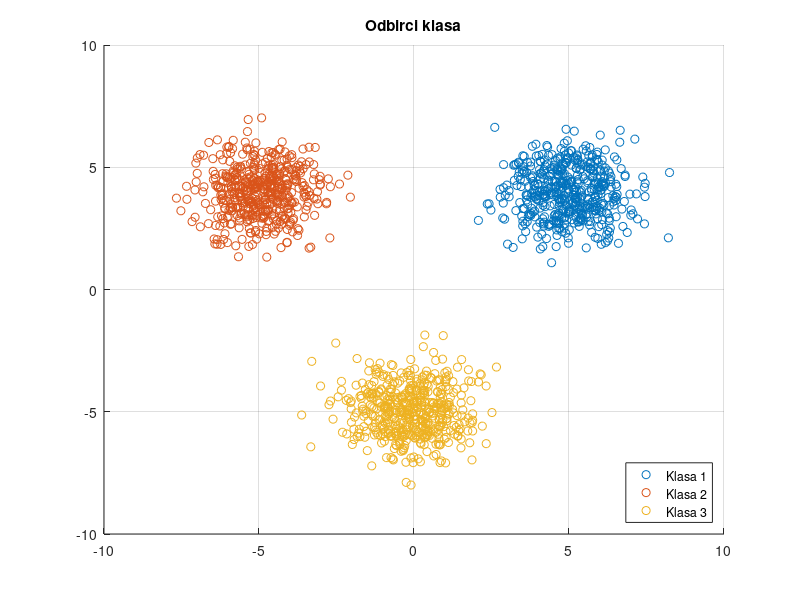

MATLAB code to generate this figure: (Note: this script raises an error after producing the figure.)
%% Task 3.1b - Wanted output method

clear;
close all;
clc;

rng(100);

%% Generating samples

N = 500;

M1 = [5; 4];
M2 = [-5; 4];
M3 = [0; -5];

S1 = eye(2, 2);
S2 = eye(2, 2);
S3 = eye(2, 2);

X1 = mvnrnd(M1, S1, N)';
X2 = mvnrnd(M2, S2, N)';
X3 = mvnrnd(M3, S3, N)';

figure
hold all
scatter(X1(1, :), X1(2, :), 'r*')
scatter(X2(1, :), X2(2, :), 'g*')
scatter(X3(1, :), X3(2, :), 'b*')
legend('Klasa 1', 'Klasa 2', 'Klasa 3', 'Location', 'southeast')
title('Odbirci klasa')
grid on
hold off

%% Wanted output method

gain1 = 1;
gain2 = 1;
gain3 = 1;

[V_12, v0_12] = wanted_output(X1, X2, gain1, gain2);
[V_23, v0_23] = wanted_output(X2, X3, gain2, gain3);
[V_31, v0_31] = wanted_output(X1, X3, gain1, gain3);

x = linspace(-8, 8, 1000);
y1 = -(V_12(1)*x + v0_12)/V_12(2);
y2 = -(V_23(1)*x + v0_23)/V_23(2);
y3 = -(V_31(1)*x + v0_31)/V_31(2);

figure
hold all
scatter(X1(1, :), X1(2, :), 'r*')
scatter(X2(1, :), X2(2, :), 'g*')
scatter(X3(1, :), X3(2, :), 'b*')
plot(x, y1, 'r--');
plot(x, y2, 'g--');
plot(x, y3, 'b--');
legend('Klasa 1', 'Klasa 2', 'Klasa 3', 'Klasifikator 12', 'Klasifikator 23', 'Klasifikator 31', 'Location', 'southeast')
title('Odbirci klasa sa klasifikatorima dobijenim metodom zeljenog izlaza')
axis([-8 8 -10 8])
grid on
hold off

%% Confusion matrix

a1 = (y1(100) - y1(50))/(x(100) - x(50));
a2 = (y2(100) - y2(50))/(x(100) - x(50));
a3 = (y3(100) - y3(50))/(x(100) - x(50));
b1 = -a1*x(50) + y1(50);
b2 = -a2*x(50) + y2(50);
b3 = -a3*x(50) + y3(50);

N_errors_21 = errors_above(a1, b1, X2);
N_errors_12 = errors_underneath(a1, b1, X1);
N_errors_23 = errors_above(a2, b2, X3);
N_errors_32 = errors_underneath(a2, b2, X2);
N_errors_13 = errors_above(a3, b3, X3);
N_errors_31 = errors_underneath(a3, b3, X1);

% vrste su estimirane klase, kolone su tacne klase
conf_matrix = zeros(3, 3);
conf_matrix(1, 1) = length(X1) - N_errors_12 - N_errors_13;
conf_matrix(2, 2) = length(X2) - N_errors_21 - N_errors_23;
conf_matrix(3, 3) = length(X3) - N_errors_31 - N_errors_32;
conf_matrix(1, 2) = N_errors_12;
conf_matrix(1, 3) = N_errors_13;
conf_matrix(2, 1) = N_errors_21;
conf_matrix(2, 3) = N_errors_23;
conf_matrix(3, 1) = N_errors_31;
conf_matrix(3, 2) = N_errors_32;

disp('Konfuziona matrica: ');
disp(conf_matrix);
